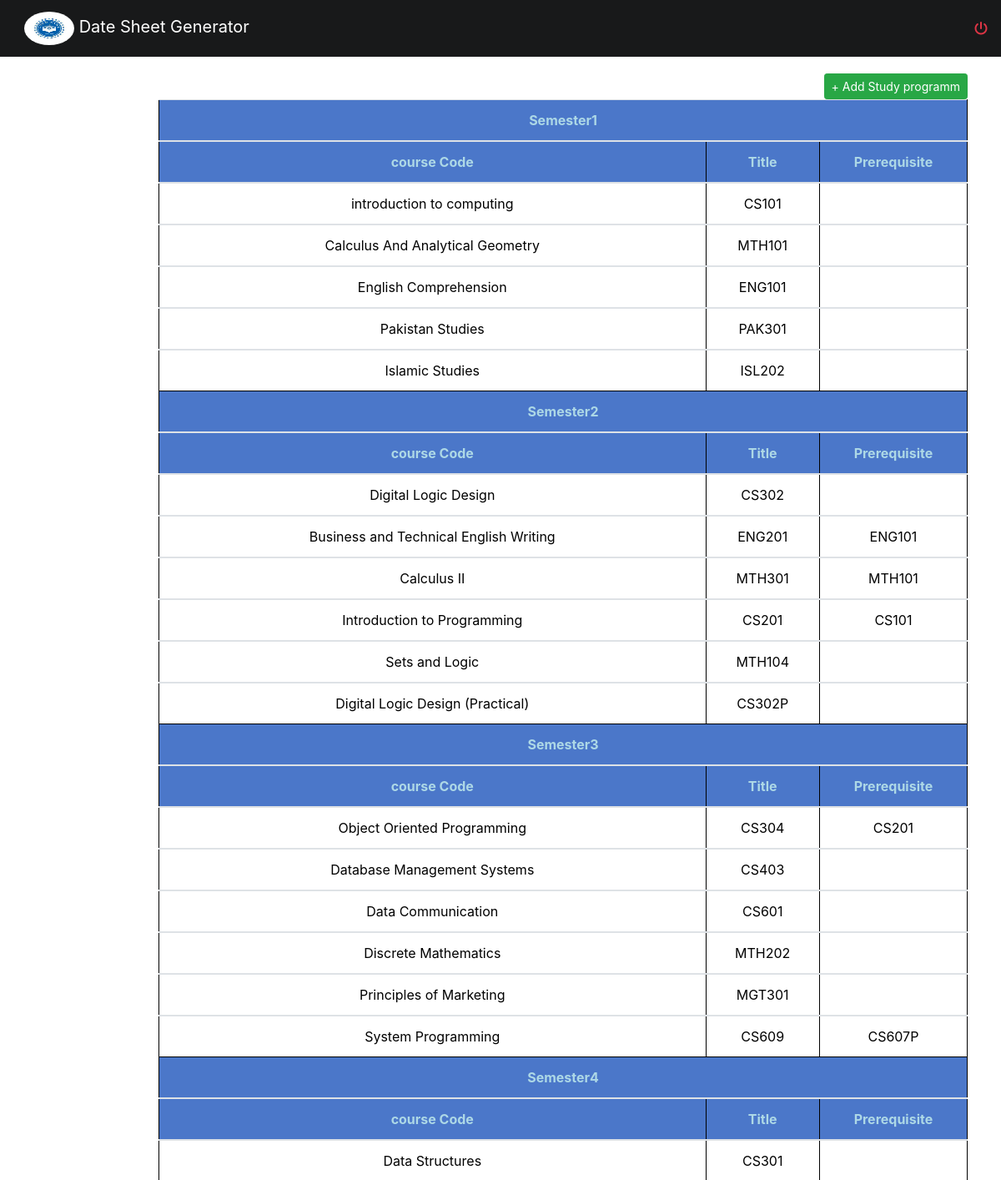
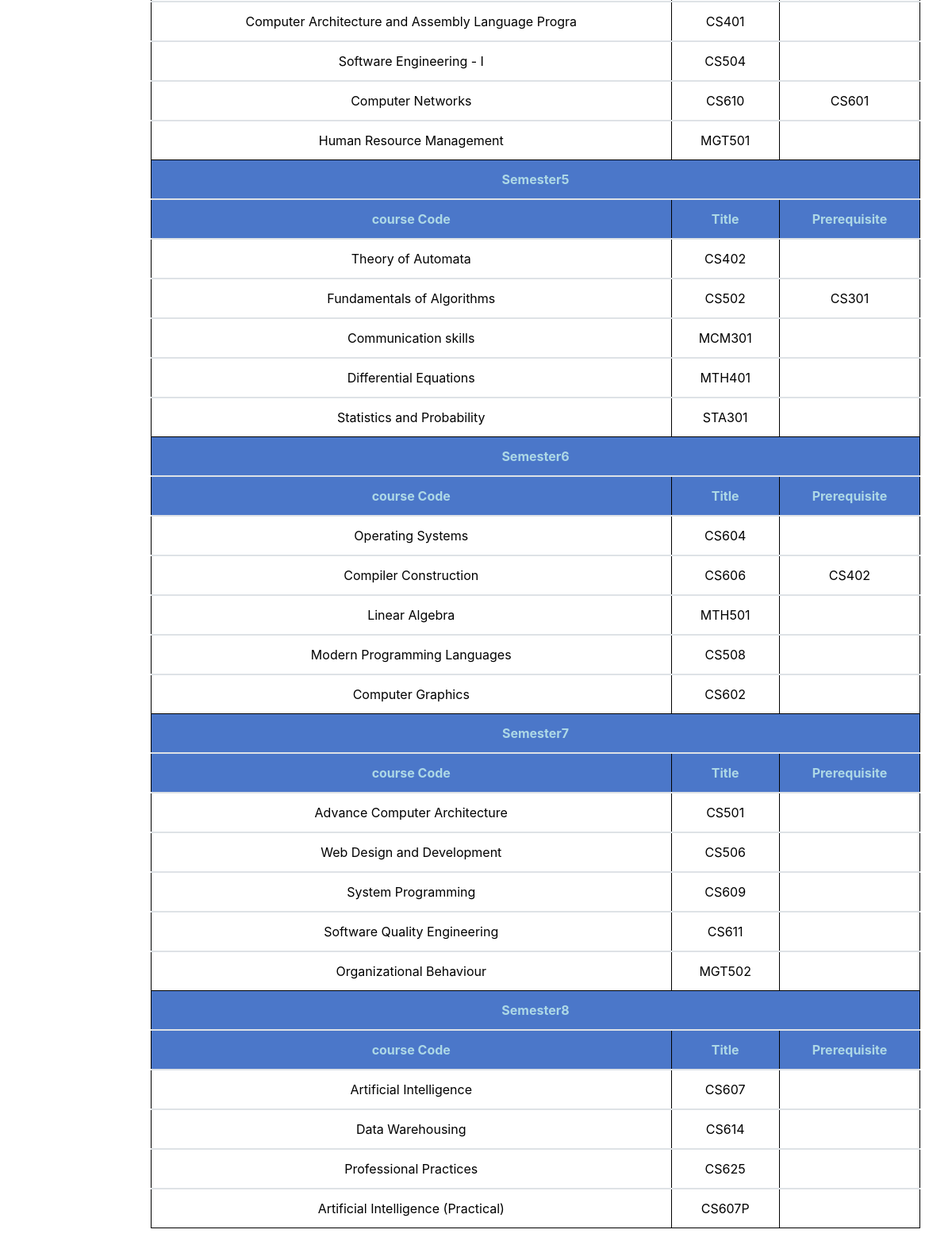
/admin/viewstudy.php, run on the app's committed database (2 pictures, top to bottom).
### tables this page shows
CREATE TABLE `program` (
  `id` int(11) NOT NULL,
  `course_code` varchar(50) NOT NULL,
  `title` varchar(50) NOT NULL,
  `prerequisit` varchar(50) NOT NULL,
  `semester` varchar(50) NOT NULL,
  `faculty_id` int(11) NOT NULL
);

### admin/viewstudy.php (the view, shortened to what this page needs)
<?php
require_once "../header.php";
?>
<body>
<div class="main" >
<div class="container-fluid" >
<div class="container" >
 <div  >
<a href="addstudy.php" class="btn btn-sm btn-success" role="button" style="float:right;margin-top:20px;">+ Add Study programm</a>
	<div>
           <table class="table" id="table">
                    <thead>
					 <?php
		   for($i=1;$i<9;$i++){
			   $sem="Semester".$i;
		   ?>
                    <thead>
					      <th colspan="3">
						    <?php echo $sem;
?>
					       </th>
					</thead>
					 <thead>
							<tr>
							<th>course Code</th>
							 <th>Title</th>
							 <th>Prerequisite</th>
							 </tr>
					</thead>
					<tbody>
<?php
             $busSql = "Select * from program where semester='$sem' ";
             $resultBusSql = mysqli_query($link, $busSql);
    while($row = mysqli_fetch_assoc($resultBusSql)){
	           $course_name= $row['title'];
			   $course_code=$row['course_code'];
		       $pre=$row['prerequisit'];
			   if($pre=='no'){
			   $pre="";
			   }else{
			   $pre=$row['prerequisit'];
			   }
   ?>
                                 <tr>
							       <td><?Php echo $course_name;?></td>
								    <td><?Php echo $course_code;?></td>
							         <td><?Php echo $pre;?></td>
		                           </tr>
					</tbody>
	<?php
	}
		   }
	?>
	</div>
	</div>
	<br>
	<br>
	</div>
</body>
</html>

### style.css (style rules this page uses)
body { margin:0px; padding:0px; color:black; }
.main { margin-left: 150px; padding: 0px 10px; }
#table th { background-color:#4b77c9; color:lightblue; text-align:center; }
#table td { background-color:white; text-align:center; color:black; }
#table { background-color:#334d4d; border-radius: 10px; padding-top: 10px; padding-bottom: 10px; color: lightblue; }
.container { color: lightblue; }
.container table { color: lightblue; }
.table2, th, td { border: 1px solid black; }

### data on the page
program: title "introduction to computing", course_code "CS101"
program: title "Calculus And Analytical Geometry", course_code "MTH101"
program: title "English Comprehension", course_code "ENG101"
program: title "Pakistan Studies", course_code "PAK301"
program: title "Islamic Studies", course_code "ISL202"
program: title "Digital Logic Design", course_code "CS302"
program: title "Business and Technical English Writing", course_code "ENG201", prerequisit "ENG101"
program: title "Calculus II", course_code "MTH301", prerequisit "MTH101"
program: title "Introduction to Programming", course_code "CS201", prerequisit "CS101"
program: title "Sets and Logic", course_code "MTH104"
program: title "Digital Logic Design (Practical)", course_code "CS302P"
program: title "Object Oriented Programming", course_code "CS304", prerequisit "CS201"
program: title "Database Management Systems", course_code "CS403"
program: title "Data Communication", course_code "CS601"
program: title "Discrete Mathematics", course_code "MTH202"
program: title "Principles of Marketing", course_code "MGT301"
program: title "System Programming", course_code "CS609", prerequisit "CS607P"
program: title "Data Structures", course_code "CS301"
program: title "Computer Architecture and Assembly Language Progra", course_code "CS401"
program: title "Software Engineering - I", course_code "CS504"
program: title "Computer Networks", course_code "CS610", prerequisit "CS601"
program: title "Human Resource Management", course_code "MGT501"
program: title "Theory of Automata", course_code "CS402"
program: title "Fundamentals of Algorithms", course_code "CS502", prerequisit "CS301"
program: title "Communication skills", course_code "MCM301"
program: title "Differential Equations", course_code "MTH401"
program: title "Statistics and Probability", course_code "STA301"
program: title "Operating Systems", course_code "CS604"
program: title "Compiler Construction", course_code "CS606", prerequisit "CS402"
program: title "Linear Algebra", course_code "MTH501"
program: title "Modern Programming Languages", course_code "CS508"
program: title "Computer Graphics", course_code "CS602"
program: title "Advance Computer Architecture", course_code "CS501"
program: title "Web Design and Development", course_code "CS506"
program: title "System Programming", course_code "CS609"
program: title "Software Quality Engineering", course_code "CS611"
program: title "Organizational Behaviour", course_code "MGT502"
program: title "Artificial Intelligence", course_code "CS607"
program: title "Data Warehousing", course_code "CS614"
program: title "Professional Practices", course_code "CS625"
program: title "Artificial Intelligence (Practical)", course_code "CS607P"

### other printed values
$sem "Semester1"
$sem "Semester2"
$sem "Semester3"
$sem "Semester4"
$sem "Semester5"
$sem "Semester6"
$sem "Semester7"
$sem "Semester8"
